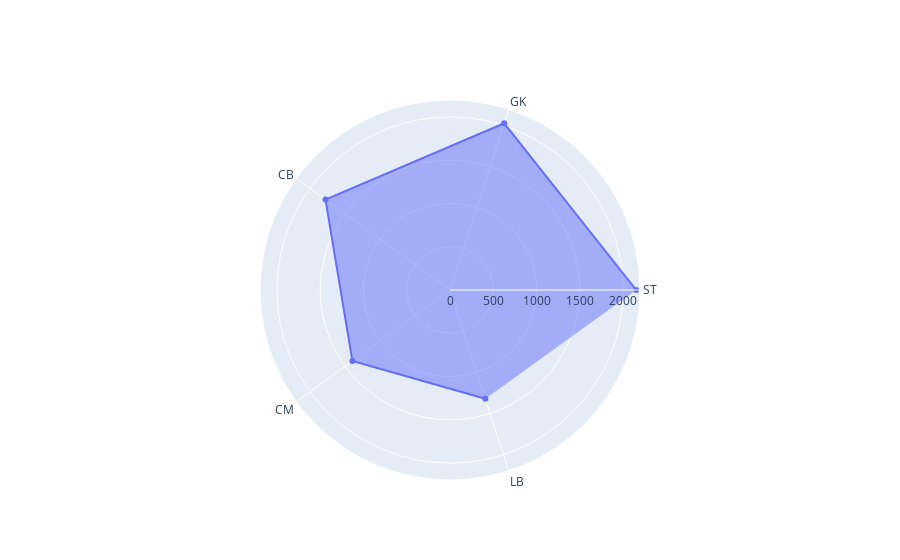

The notebook cell this image was saved under:
### Code cell
import plotly.graph_objects as go
fig=go.Figure(data=go.Scatterpolar(r=df3['Count'].head(),theta=['ST','GK','CB', 'CM','LB'],fill='toself'))
fig.update_layout(polar=dict(radialaxis=dict(visible=True),),showlegend=False)
fig.show()

### Figure 1 — Plotly figure (JSON) as saved in the notebook; plotly's stock layout.template omitted (floating-point values rounded to 4 significant figures)
{"data": [{"fill": "toself", "r": [2152, 2025, 1778, 1394, 1322], "theta": ["ST", "GK", "CB", "CM", "LB"], "type": "scatterpolar"}], "layout": {"polar": {"radialaxis": {"visible": true}}, "showlegend": false}}
